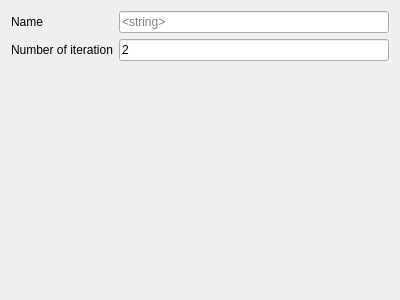
<?xml version="1.0" encoding="UTF-8"?>
<ui version="4.0">
 <class>Form</class>
 <widget class="QWidget" name="Form">
  <property name="geometry">
   <rect>
    <x>0</x>
    <y>0</y>
    <width>400</width>
    <height>300</height>
   </rect>
  </property>
  <property name="windowTitle">
   <string>Form</string>
  </property>
  <layout class="QFormLayout" name="formLayout">
   <item row="1" column="0">
    <widget class="QLabel" name="labelIter">
     <property name="text">
      <string>Number of iteration</string>
     </property>
    </widget>
   </item>
   <item row="1" column="1">
    <widget class="QLineEdit" name="lineEditIter">
     <property name="text">
      <string>2</string>
     </property>
    </widget>
   </item>
   <item row="0" column="0">
    <widget class="QLabel" name="labelName">
     <property name="text">
      <string>Name</string>
     </property>
    </widget>
   </item>
   <item row="0" column="1">
    <widget class="QLineEdit" name="lineEditName">
     <property name="placeholderText">
      <string>&lt;string&gt;</string>
     </property>
    </widget>
   </item>
  </layout>
 </widget>
 <resources/>
 <connections/>
</ui>
